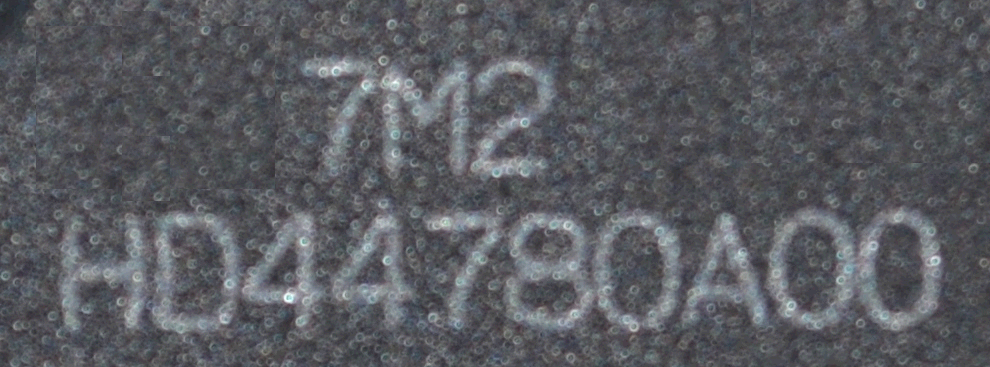
#> input picture dataset_2026/Test_Image_2026.bmp, 990 x 367 px; its folder holds only this picture in this run
$ python task_1.py
#> lines starting #> are read from the running program, lines starting #| are printed output that depends on the picture
#!/usr/bin/env python3
"""Reproducible experiments for ME5411 Task 1.

Run from the project root:
    conda run -n cvtask python task_1/task_1.py

The script compares exactly three contrast-enhancement methods on the same
grayscale input and writes report-ready figures plus a CSV metrics table.
"""

from __future__ import annotations

import csv
from pathlib import Path

import matplotlib

matplotlib.use("Agg")
import matplotlib.pyplot as plt
import numpy as np
from PIL import Image


PROJECT_ROOT = Path(__file__).resolve().parents[1]
INPUT_PATH = PROJECT_ROOT / "dataset_2026" / "Test_Image_2026.bmp"
OUTPUT_DIR = Path(__file__).resolve().parent / "outputs"

# Fixed, manually selected patches on bright character strokes and nearby
# character-free background.  The same pixels are used for every method.
FOREGROUND_PATCHES = (
    (370, 110, 384, 150),  # T vertical stroke
    (430, 105, 441, 150),  # 1 vertical stroke
    (535, 235, 548, 282),  # 7 vertical stroke
    (690, 235, 704, 286),  # D vertical stroke
    (835, 235, 847, 286),  # A left stroke
)
BACKGROUND_PATCHES = (
    (25, 25, 70, 70),
    (250, 25, 295, 70),
    (720, 25, 765, 70),
    (270, 165, 315, 205),
    (600, 105, 645, 145),
)


def rgb_to_gray(rgb: np.ndarray) -> np.ndarray:
    """Convert RGB uint8 data to luminance using the BT.601 coefficients."""
    rgb_float = rgb.astype(np.float64)
    return 0.299 * rgb_float[..., 0] + 0.587 * rgb_float[..., 1] + 0.114 * rgb_float[..., 2]


def percentile_stretch(gray: np.ndarray, low: float = 2, high: float = 98) -> np.ndarray:
    """Robust linear contrast stretch, clipping only the outer percentiles."""
    lower, upper = np.percentile(gray, (low, high))
    stretched = 255.0 * (gray - lower) / (upper - lower)
    return np.clip(stretched, 0, 255)


def gamma_correction(gray: np.ndarray, gamma: float = 1.5) -> np.ndarray:
    """Apply a power-law transform after normalising intensities to [0, 1]."""
    return 255.0 * np.power(gray / 255.0, gamma)


def histogram_equalization(gray: np.ndarray) -> np.ndarray:
    """Implement 256-level global histogram equalisation with NumPy."""
    values = np.rint(np.clip(gray, 0, 255)).astype(np.uint8)
    histogram = np.bincount(values.ravel(), minlength=256)
    cdf = histogram.cumsum()
    nonzero = cdf[cdf > 0]
    if nonzero.size == 0 or cdf[-1] == nonzero[0]:
        return values.astype(np.float64)
    lookup = 255.0 * (cdf - nonzero[0]) / (cdf[-1] - nonzero[0])
    return np.clip(lookup[values], 0, 255)


def patch_values(image: np.ndarray, patches: tuple[tuple[int, int, int, int], ...]) -> np.ndarray:
    """Concatenate pixels from (x0, y0, x1, y1) patches."""
    return np.concatenate([image[y0:y1, x0:x1].ravel() for x0, y0, x1, y1 in patches])


def cnr(image: np.ndarray) -> float:
    """Character-to-background contrast-to-noise ratio over fixed patches."""
    foreground = patch_values(image, FOREGROUND_PATCHES)
    background = patch_values(image, BACKGROUND_PATCHES)
    denominator = np.sqrt(foreground.var() + background.var())
    return float(abs(foreground.mean() - background.mean()) / denominator) if denominator else 0.0


def otsu_separability(image: np.ndarray) -> float:
    """Return Otsu's normalised between-class variance, in [0, 1]."""
    values = np.rint(np.clip(image, 0, 255)).astype(np.uint8)
    histogram = np.bincount(values.ravel(), minlength=256).astype(np.float64)
    probabilities = histogram / histogram.sum()
    levels = np.arange(256, dtype=np.float64)
    cumulative_weight = np.cumsum(probabilities)
    cumulative_mean = np.cumsum(probabilities * levels)
    total_mean = cumulative_mean[-1]
    valid = (cumulative_weight > 0) & (cumulative_weight < 1)
    between = np.zeros(256, dtype=np.float64)
    between[valid] = (
        (total_mean * cumulative_weight[valid] - cumulative_mean[valid]) ** 2
        / (cumulative_weight[valid] * (1.0 - cumulative_weight[valid]))
    )
    total_variance = np.sum(probabilities * (levels - total_mean) ** 2)
    return float(between.max() / total_variance) if total_variance else 0.0


def saturation_ratio(image: np.ndarray) -> float:
    """Percentage of pixels clipped to either endpoint after enhancement."""
    return float(100.0 * np.mean((image <= 0.5) | (image >= 254.5)))


def save_comparison(rgb: np.ndarray, images: dict[str, np.ndarray]) -> None:
    fig, axes = plt.subplots(1, len(images) + 1, figsize=(18, 4.2), constrained_layout=True)
    axes[0].imshow(rgb)
    axes[0].set_title("Original RGB")
    axes[0].axis("off")
    for axis, (name, image) in zip(axes[1:], images.items()):
        axis.imshow(image, cmap="gray", vmin=0, vmax=255)
        axis.set_title(name)
        axis.axis("off")
    fig.savefig(OUTPUT_DIR / "task1_comparison.png", dpi=220)
    plt.close(fig)


def save_histograms(images: dict[str, np.ndarray]) -> None:
    fig, axes = plt.subplots(2, 2, figsize=(10, 6.6), constrained_layout=True)
    for axis, (name, image) in zip(axes.ravel(), images.items()):
        axis.hist(image.ravel(), bins=256, range=(0, 255), color="#2c7fb8")
        axis.set(title=name, xlabel="Grayscale intensity", ylabel="Pixel count", xlim=(0, 255))
    fig.savefig(OUTPUT_DIR / "task1_histograms.png", dpi=220)
    plt.close(fig)


def main() -> None:
    OUTPUT_DIR.mkdir(parents=True, exist_ok=True)
    with Image.open(INPUT_PATH) as source:
#> source is the input picture: PIL image 990x367 RGB; mean R, G, B 89.9, 91.5, 96.7
        rgb = np.asarray(source.convert("RGB"), dtype=np.uint8)
    gray = rgb_to_gray(rgb)

    images = {
        "Grayscale baseline": gray,
        "2--98% percentile stretch": percentile_stretch(gray),
        "Gamma correction (gamma=1.5)": gamma_correction(gray),
        "Global histogram equalization": histogram_equalization(gray),
    }
#> in percentile_stretch, `lower, upper = np.percentile(gray, (low, high))`: lower = 63.63; upper = 156
#> in percentile_stretch, `stretched = 255.0 * (gray - lower) / (upper - lower)`:
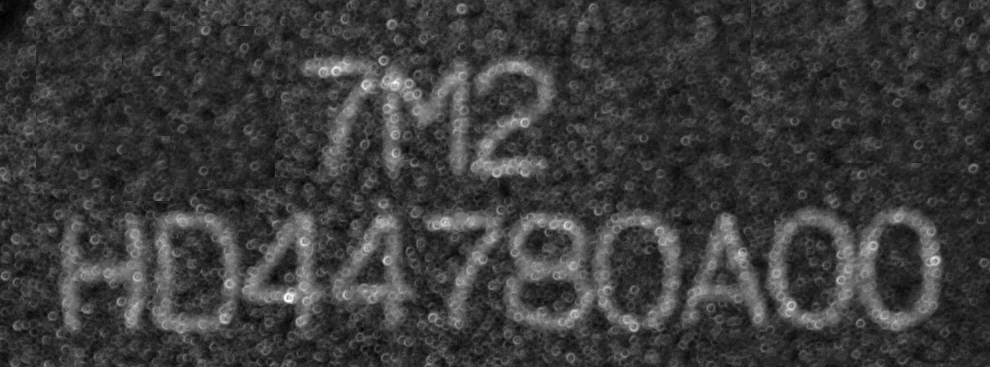
#> stretched: shape (367, 990) float64; min -59.97, max 520.9, mean 77.2; drawn with min black and max white
#> in percentile_stretch, `return np.clip(stretched, 0, 255)`:
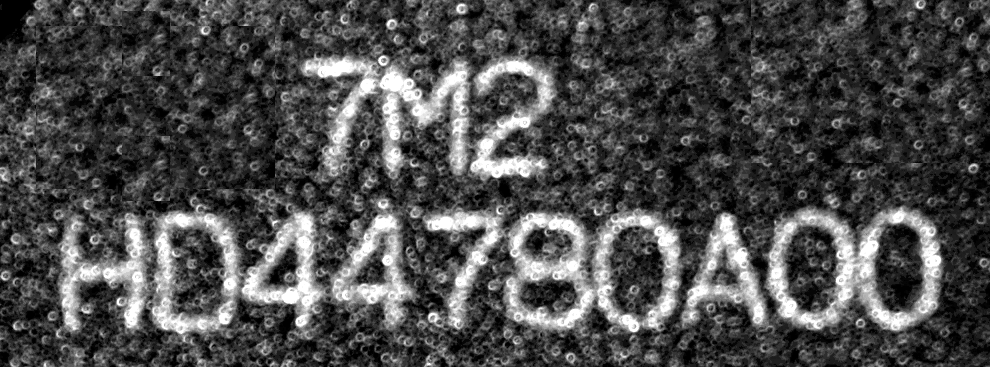
#> returned value: shape (367, 990) float64; min 0, max 255, mean 76.8
#> in histogram_equalization, `histogram = np.bincount(values.ravel(), minlength=256)`: histogram = 256 values, max 39847 at index 75, min 0 at index 0, mean 1419.3
#> in histogram_equalization, `cdf = histogram.cumsum()`: cdf = 256 values from 0 to 363330
#> in histogram_equalization, `nonzero = cdf[cdf > 0]`: nonzero = 214 values from 19 to 363330
#> in histogram_equalization, `lookup = 255.0 * (cdf - nonzero[0]) / (cdf[-1] - nonzero[0])`: lookup = 256 values from -0.0133 to 255
#> in histogram_equalization, `return np.clip(lookup[values], 0, 255)`:
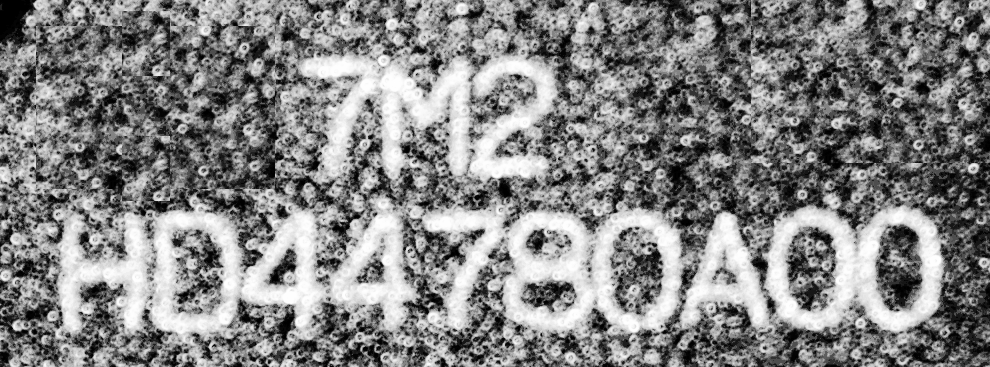
#> returned value: shape (367, 990) float64; min 0, max 255, mean 132.7
    filenames = {
        "Grayscale baseline": "task1_gray.png",
        "2--98% percentile stretch": "task1_percentile_stretch_p02_p98.png",
        "Gamma correction (gamma=1.5)": "task1_gamma_150.png",
        "Global histogram equalization": "task1_histogram_equalization.png",
    }

    Image.fromarray(rgb).save(OUTPUT_DIR / "task1_original_rgb.png")
    for name, image in images.items():
        Image.fromarray(np.rint(np.clip(image, 0, 255)).astype(np.uint8)).save(OUTPUT_DIR / filenames[name])
#> this loop made 4 passes
#> name on passes 1 to 4: 'Grayscale baseline', '2--98% percentile stretch', 'Gamma correction (gamma=1.5)', 'Global histogram equalization'

    rows = []
    for name, image in images.items():
        rows.append(
            {
                "method": name,
                "cnr": cnr(image),
                "otsu_separability": otsu_separability(image),
                "saturation_ratio_percent": saturation_ratio(image),
            }
        )
#> this loop made 4 passes
#> (name, denominator in cnr, total_mean in otsu_separability, total_variance in otsu_separability) on passes 1 to 4: ('Grayscale baseline', 30.75, 91.69, 557), ('2--98% percentile stretch', 82, 76.77, 3849.8), ('Gamma correction (gamma=1.5)', 29.92, 56.19, 525.9), ('Global histogram equalization', 93.83, 132.8, 5096.8)
#> after the loop, rows = 4 items
    with (OUTPUT_DIR / "task1_metrics.csv").open("w", newline="") as csv_file:
        writer = csv.DictWriter(csv_file, fieldnames=rows[0].keys())
        writer.writeheader()
        writer.writerows(rows)

    save_comparison(rgb, images)
#> the loop in save_comparison, `for axis, (name, image) in zip(axes[1:], images.items()):` made 4 passes
#> in save_comparison, `fig.savefig(OUTPUT_DIR / "task1_comparison.png", dpi=220)`:
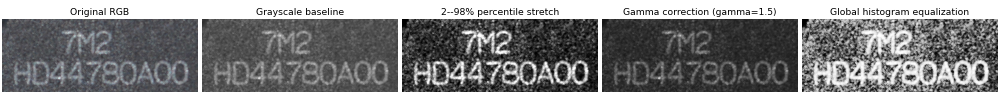
#> figure drawn by matplotlib, 5 panels
    save_histograms(images)
#> the loop in save_histograms, `for axis, (name, image) in zip(axes.ravel(), images.items()):` made 4 passes
#> in save_histograms, `fig.savefig(OUTPUT_DIR / "task1_histograms.png", dpi=220)`:
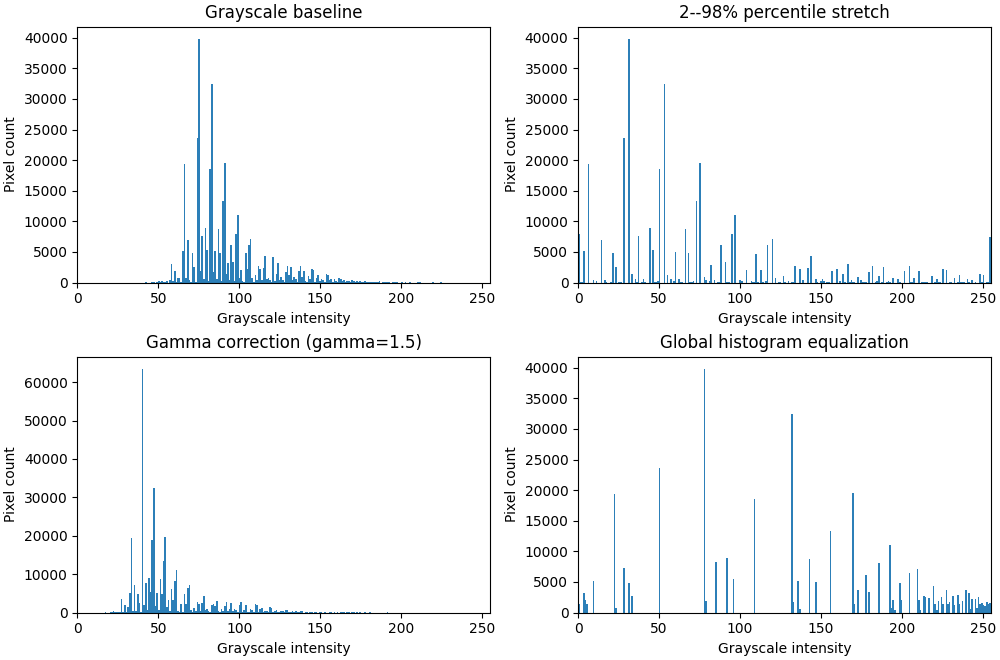
#> figure drawn by matplotlib, 4 panels; panel 1: tallest bar 39846 high, from x = 74.71 to 75.7; panel 2: tallest bar 39846 high, from x = 30.88 to 31.88; panel 3: tallest bar 63518 high, from x = 39.84 to 40.84; panel 4: tallest bar 39847 high, from x = 77.7 to 78.69
    print(f"Input: {INPUT_PATH.relative_to(PROJECT_ROOT)}")
    print(f"Output directory: {OUTPUT_DIR.relative_to(PROJECT_ROOT)}")
    for row in rows:
        print(
            f"{row['method']}: CNR={row['cnr']:.4f}, "
            f"Otsu separability={row['otsu_separability']:.4f}, "
            f"saturation={row['saturation_ratio_percent']:.2f}%"
        )
#> this loop made 4 passes
#| Grayscale baseline: CNR=0.6933, Otsu separability=0.6941, saturation=0.00%
#| 2--98% percentile stretch: CNR=0.7013, Otsu separability=0.7181, saturation=4.22%
#| Gamma correction (gamma=1.5): CNR=0.6948, Otsu separability=0.7077, saturation=0.00%
#| Global histogram equalization: CNR=0.5669, Otsu separability=0.7410, saturation=0.41%


if __name__ == "__main__":
    main()
